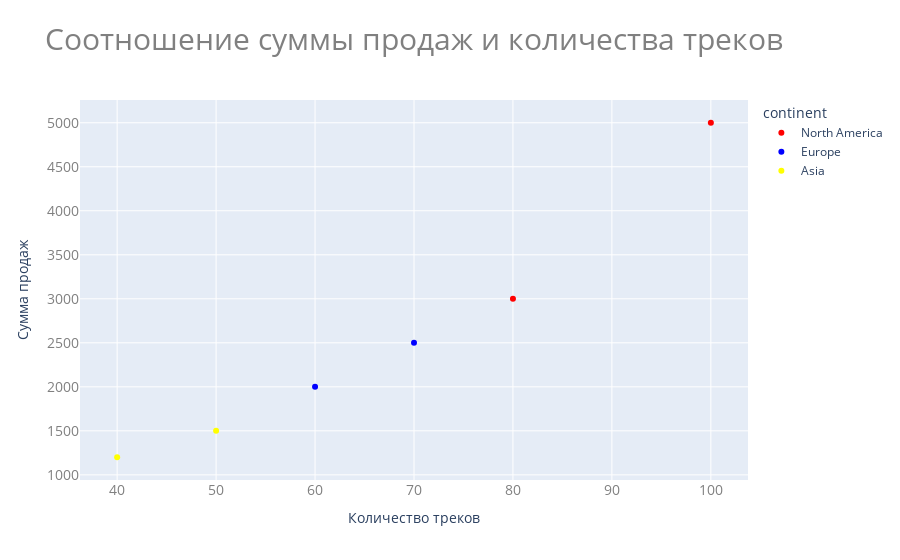

The notebook cell this image was saved under:
### Code cell
import pandas as pd
import plotly.express as px


""" SELECT billing_country, continent, SUM(total) AS total_sales, COUNT(track_id) AS total_tracks
FROM invoice i
JOIN customer c ON i.customer_id = c.customer_id
JOIN track t ON t.track_id = i.track_id
GROUP BY billing_country, continent;"""

data = {
    "billing_country": ["USA", "Canada", "Germany", "France", "Japan", "India"],
    "continent": ["North America", "North America", "Europe", "Europe", "Asia", "Asia"],
    "total_sales": [5000, 3000, 2000, 2500, 1500, 1200],
    "total_tracks": [100, 80, 60, 70, 50, 40]
}

df = pd.DataFrame(data)

continent_colors = {
    "Asia": "yellow",
    "Europe": "blue",
    "North America": "red"
}

fig = px.scatter(
    df,
    x="total_tracks",
    y="total_sales",
    color="continent",
    color_discrete_map=continent_colors,
    title="Соотношение суммы продаж и количества треков"
)

fig.update_layout(
    title_font=dict(size=30, color="gray"),
    xaxis_title="Количество треков",
    yaxis_title="Сумма продаж",
    xaxis=dict(
        tickfont=dict(size=14, color="gray")
    ),
    yaxis=dict(
        tickfont=dict(size=14, color="gray")
    )
)

fig.show()

### Figure 1 — Plotly figure (JSON) as saved in the notebook; plotly's stock layout.template omitted (floating-point values rounded to 4 significant figures)
{"data": [{"hovertemplate": "continent=North America<br>total_tracks=%{x}<br>total_sales=%{y}<extra></extra>", "legendgroup": "North America", "marker": {"color": "red", "symbol": "circle"}, "mode": "markers", "name": "North America", "orientation": "v", "showlegend": true, "type": "scatter", "x": [100, 80], "xaxis": "x", "y": [5000, 3000], "yaxis": "y"}, {"hovertemplate": "continent=Europe<br>total_tracks=%{x}<br>total_sales=%{y}<extra></extra>", "legendgroup": "Europe", "marker": {"color": "blue", "symbol": "circle"}, "mode": "markers", "name": "Europe", "orientation": "v", "showlegend": true, "type": "scatter", "x": [60, 70], "xaxis": "x", "y": [2000, 2500], "yaxis": "y"}, {"hovertemplate": "continent=Asia<br>total_tracks=%{x}<br>total_sales=%{y}<extra></extra>", "legendgroup": "Asia", "marker": {"color": "yellow", "symbol": "circle"}, "mode": "markers", "name": "Asia", "orientation": "v", "showlegend": true, "type": "scatter", "x": [50, 40], "xaxis": "x", "y": [1500, 1200], "yaxis": "y"}], "layout": {"legend": {"title": {"text": "continent"}, "tracegroupgap": 0}, "title": {"font": {"color": "gray", "size": 30}, "text": "Соотношение суммы продаж и количества треков"}, "xaxis": {"anchor": "y", "domain": [0, 1], "tickfont": {"color": "gray", "size": 14}, "title": {"text": "Количество треков"}}, "yaxis": {"anchor": "x", "domain": [0, 1], "tickfont": {"color": "gray", "size": 14}, "title": {"text": "Сумма продаж"}}}}
